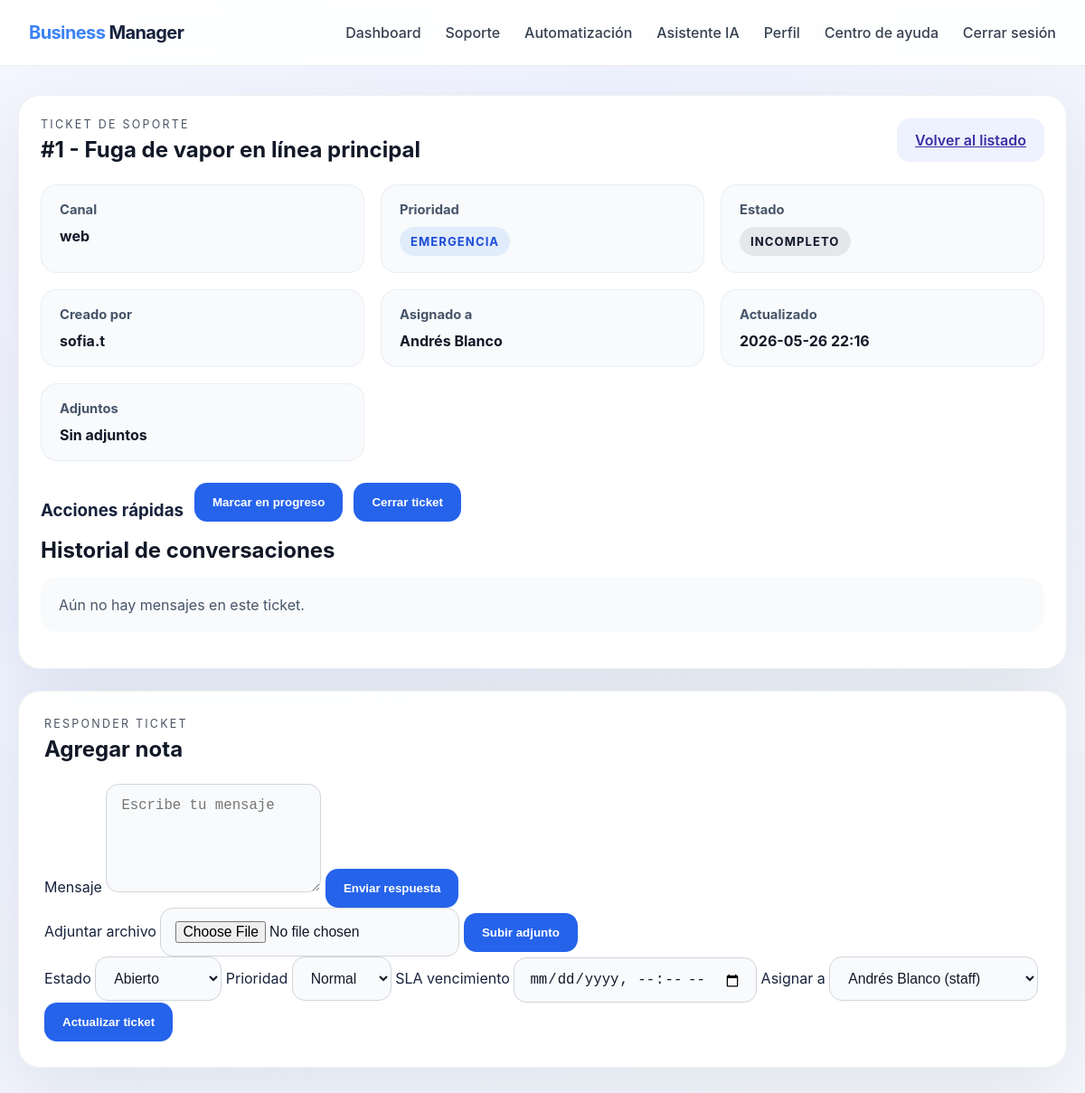
/support/ticket/1 (signed in), run on the app's committed database.
### models.py (models this page shows)
class SupportTicket(Base):
    __tablename__ = 'support_tickets'
    id = Column(Integer, primary_key=True, index=True)
    user_id = Column(Integer, ForeignKey('users.id'), nullable=False)
    plant_id = Column(Integer, ForeignKey('plants.id'), nullable=False, default=1)
    subject = Column(String, nullable=False)
    description = Column(Text, nullable=False)
    channel = Column(String, nullable=False, default='email')
    priority = Column(String, nullable=False, default='normal')
    status = Column(String, nullable=False, default='open')
    assigned_to = Column(Integer, ForeignKey('employees.id'), nullable=True)
    email_from = Column(String, nullable=True)
    email_message_id = Column(String, nullable=True)
    received_at = Column(DateTime, nullable=True)
    sla_due = Column(DateTime, nullable=True)
    last_updated = Column(DateTime, default=datetime.utcnow)
    created_at = Column(DateTime, default=datetime.utcnow)
    user = relationship('User', back_populates='support_tickets')
    plant = relationship('Plant', back_populates='support_tickets')
    assigned_employee = relationship('Employee')
    messages = relationship('SupportTicketMessage', back_populates='ticket', cascade='all, delete-orphan')
    attachments = relationship('TicketAttachment', back_populates='ticket', cascade='all, delete-orphan')

class User(Base):
    __tablename__ = 'users'
    id = Column(Integer, primary_key=True, index=True)
    username = Column(String, unique=True, nullable=False, index=True)
    password_hash = Column(String, nullable=False)
    role = Column(String, nullable=False, default='staff')
    created_at = Column(DateTime, default=datetime.utcnow)
    audits = relationship('AuditLog', back_populates='user')
    employee_profile = relationship('Employee', back_populates='account', uselist=False)
    notifications = relationship('Notification', back_populates='recipient')
    support_tickets = relationship('SupportTicket', back_populates='user')
    failed_login_attempts = Column(Integer, default=0)
    last_failed_login_at = Column(DateTime, nullable=True)
    locked_until = Column(DateTime, nullable=True)
    mfa_enabled = Column(Boolean, default=False)
    mfa_secret = Column(String, nullable=True)

class Employee(Base):
    __tablename__ = 'employees'
    id = Column(Integer, primary_key=True, index=True)
    name = Column(String, nullable=False)
    role = Column(String, nullable=False)
    user_id = Column(Integer, ForeignKey('users.id'), nullable=True)
    phone_number = Column(String, nullable=True)
    created_at = Column(DateTime, default=datetime.utcnow)
    tasks = relationship('Task', back_populates='employee')
    account = relationship('User', back_populates='employee_profile')

### main.py (the view)
@app.get("/support/ticket/{ticket_id}", response_class=HTMLResponse)
def read_support_ticket(request: Request, ticket_id: int, db: Session = Depends(get_db)):
    current_user = require_login(request, db)
    if isinstance(current_user, RedirectResponse):
        return current_user
    ticket = db.query(SupportTicket).filter(SupportTicket.id == ticket_id).first()
    if not ticket:
        raise HTTPException(status_code=status.HTTP_404_NOT_FOUND, detail="Ticket no encontrado.")
    allowed_employee_id = current_user.employee_profile.id if current_user.employee_profile else None
    if current_user.role not in ["admin", "manager"] and ticket.user_id != current_user.id and ticket.assigned_to != allowed_employee_id:
        raise HTTPException(status_code=status.HTTP_403_FORBIDDEN, detail="No tienes acceso a este ticket.")
    messages = db.query(SupportTicketMessage).filter(SupportTicketMessage.ticket_id == ticket.id).order_by(SupportTicketMessage.created_at.asc()).all()
    assignee = ticket.assigned_employee if ticket.assigned_to else None
    agents = db.query(Employee).filter(Employee.user_id.isnot(None)).all()
    return templates.TemplateResponse(
        request,
        "support_ticket.html",
        {
            "request": request,
            "current_user": current_user,
            "ticket": ticket,
            "messages": messages,
            "assignee": assignee,
            "agents": agents,
        },
    )

### templates/support_ticket.html (shortened to what this page needs)
<!DOCTYPE html>
<html lang="es">
<head>
    <link rel="stylesheet" href="{{ url_for('static', path='style.css') }}">
</head>
<body>
    <header class="topbar">
        <div class="brand"><span class="brand-highlight">Business</span> Manager</div>
        <nav>
            <a href="/">Dashboard</a>
            <a href="/support">Soporte</a>
            <a href="/support/automation-rules">Automatización</a>
            <a href="/assistant">Asistente IA</a>
            <a href="/profile">Perfil</a>
            <a href="/help">Centro de ayuda</a>
            <a href="/logout">Cerrar sesión</a>
        </nav>
    </header>
    <main class="page-grid page-wide">
        <section class="panel list-panel">
            <div class="panel-header">
                <div>
                    <p class="eyebrow">Ticket de soporte</p>
                    <h1>#{{ ticket.id }} - {{ ticket.subject }}</h1>
                </div>
                <a class="button button-secondary" href="/support">Volver al listado</a>
            </div>
            <div class="ticket-details enterprise-ticket-details">
                <div class="ticket-summary-card">
                    <div>
                        <strong>Canal</strong>
                        <p>{{ ticket.channel }}</p>
                    </div>
                    <div>
                        <strong>Prioridad</strong>
                        <p><span class="badge badge-priority badge-{{ ticket.priority }}">{{ ticket.priority | capitalize }}</span></p>
                    </div>
                    <div>
                        <strong>Estado</strong>
                        <p><span class="badge badge-status badge-{{ ticket.status }}">{{ ticket.status | replace('_', ' ') | capitalize }}</span></p>
                    </div>
                    <div>
                        <strong>Creado por</strong>
                        <p>{{ ticket.user.username }}</p>
                    </div>
                    <div>
                        <strong>Asignado a</strong>
                        <p>{{ assignee.name if assignee else 'Sin asignar' }}</p>
                    </div>
                    <div>
                        <strong>Actualizado</strong>
                        <p>{{ ticket.last_updated.strftime('%Y-%m-%d %H:%M') }}</p>
                    </div>
                    <div>
                        <strong>Adjuntos</strong>
                        <p>
                        {% if ticket.attachments %}
                            <ul class="attachments-list">
                            {% for att in ticket.attachments %}
                                <li><a href="/attachments/{{ att.id }}">{{ att.filename }}</a> <small>({{ att.created_at.strftime('%Y-%m-%d %H:%M') }})</small></li>
                            {% endfor %}
                            </ul>
                        {% else %}
                            Sin adjuntos
                        {% endif %}
                        </p>
                    </div>
                </div>
                {% set is_assignee = current_user.role == 'staff' and current_user.employee_profile and assignee and current_user.employee_profile.id == assignee.id %}
                {% if current_user.role in ['admin', 'manager'] or is_assignee %}
                <div class="quick-actions enterprise-actions">
                    <h3>Acciones rápidas</h3>
                    <form action="/support/ticket/{{ ticket.id }}/quick-update" method="post">
                        <button type="submit" class="button button-secondary">Marcar en progreso</button>
                    </form>
                    <form action="/support/ticket/{{ ticket.id }}/quick-update" method="post">
                        <button type="submit" class="button button-secondary">Cerrar ticket</button>
                    </form>
                </div>
                {% endif %}
            </div>
            <div class="message-thread">
                <h2>Historial de conversaciones</h2>
                {% if messages %}
                {% for message in messages %}
                <article class="card message-card {% if message.sender_type == 'customer' %}customer{% else %}agent{% endif %} {% if message.internal %}internal{% endif %}">
                    <div class="message-header">
                        <strong>{{ message.sender_name }}</strong>
                        <span class="sender-type">{{ 'Cliente' if message.sender_type == 'customer' else 'Agente' }}{% if message.internal %} • Interno{% endif %}</span>
                        <time>{{ message.created_at.strftime('%d/%m/%Y %H:%M') }}</time>
                    </div>
                    <p>{{ message.content }}</p>
                    {% if ticket.attachments %}
                        <div class="message-attachments">
                            <strong>Adjuntos del ticket:</strong>
                            <ul>
                            {% for att in ticket.attachments %}
                                <li><a href="/attachments/{{ att.id }}">{{ att.filename }}</a></li>
                            {% endfor %}
                            </ul>
                        </div>
                    {% endif %}
                </article>
                {% endfor %}
                {% else %}
                <p class="empty-message">Aún no hay mensajes en este ticket.</p>
                {% endif %}
            </div>
        </section>
        <section class="panel form-panel">
            <div class="panel-header">
                <div>
                    <p class="eyebrow">Responder ticket</p>
                    <h1>Agregar nota</h1>
                </div>
            </div>
            <form action="/support/ticket/{{ ticket.id }}/reply" method="post">
                <label>
                    Mensaje
                    <textarea name="message" placeholder="Escribe tu mensaje" required></textarea>
                </label>
                <button type="submit">Enviar respuesta</button>
            </form>
            <form action="/support/ticket/{{ ticket.id }}/attachments" method="post" enctype="multipart/form-data">
                <label>
                    Adjuntar archivo
                    <input type="file" name="file" required>
                </label>
                <button type="submit">Subir adjunto</button>
            </form>
            {% set is_assignee = current_user.role == 'staff' and current_user.employee_profile and assignee and current_user.employee_profile.id == assignee.id %}
            {% if current_user.role in ['admin', 'manager'] or is_assignee %}
            <form action="/support/ticket/{{ ticket.id }}/update" method="post">
                <label>
                    Estado
                    <select name="status" required>
                        <option value="open" {% if ticket.status == 'open' %}selected{% endif %}>Abierto</option>
                    </select>
                </label>
                {% if current_user.role in ['admin', 'manager'] %}
                <label>
                    Prioridad
                    <select name="priority" required>
                        <option value="normal" {% if ticket.priority == 'normal' %}selected{% endif %}>Normal</option>
                    </select>
                </label>
                <label>
                    SLA vencimiento
                    <input type="datetime-local" name="sla_due" value="{% if ticket.sla_due %}{{ ticket.sla_due.strftime('%Y-%m-%dT%H:%M') }}{% endif %}">
                </label>
                <label>
                    Asignar a
                    <select name="assigned_to">
                        {% for agent in agents %}
                        <option value="{{ agent.id }}" {% if assignee and assignee.id == agent.id %}selected{% endif %}>{{ agent.name }} ({{ agent.role }})</option>
                        {% endfor %}
                    </select>
                </label>
                {% else %}
                <input type="hidden" name="priority" value="{{ ticket.priority }}">
                <input type="hidden" name="assigned_to" value="{{ ticket.assigned_to or '' }}">
                {% endif %}
                <button type="submit" class="button button-secondary">Actualizar ticket</button>
            </form>
            {% endif %}
        </section>
    </main>
</body>
</html>

### static/style.css (style rules this page uses)
* { box-sizing: border-box; }
body { margin: 0; font-family: Inter, system-ui, -apple-system, BlinkMacSystemFont, 'Segoe UI', sans-serif; background: radial-gradient(circle at top left, #f5f7ff 0%, #eef2ff 40%, #f4f7fb 100%); color: #17233d; }
.topbar { display: flex; justify-content: space-between; align-items: center; padding: 24px 32px; background: rgba(255, 255, 255, 0.92); backdrop-filter: blur(10px); border-bottom: 1px solid rgba(20, 30, 60, 0.08); position: sticky; top: 0; z-index: 10; }
.brand { font-size: 1.25rem; font-weight: 700; letter-spacing: -0.03em; }
.brand-highlight { color: #3b82f6; }
nav a { margin-left: 1.4rem; text-decoration: none; color: #374151; font-weight: 500; }
.page-grid { width: min(1180px, calc(100% - 40px)); margin: 32px auto; display: grid; gap: 24px; }
.page-wide { grid-template-columns: 1fr; }
.panel { background: rgba(255, 255, 255, 0.96); border: 1px solid rgba(15, 23, 42, 0.06); border-radius: 24px; padding: 28px; box-shadow: 0 24px 80px rgba(15, 23, 42, 0.08); }
.panel-header, .card-header { display: flex; align-items: center; justify-content: space-between; gap: 16px; margin-bottom: 24px; }
.eyebrow { margin: 0 0 6px; text-transform: uppercase; letter-spacing: 0.18em; color: #4b5563; font-size: 0.78rem; }
h1, h2 { margin: 0; color: #111827; }
.card, .form-card, .preview-card, .list-panel { border-radius: 24px; padding: 24px; background: #ffffff; }
input, select, textarea { border: 1px solid #d1d5db; border-radius: 14px; padding: 14px 16px; background: #f8fafc; font-size: 0.98rem; color: #111827; }
textarea { min-height: 120px; resize: vertical; }
.button, button { display: inline-flex; align-items: center; justify-content: center; border-radius: 14px; border: none; padding: 14px 20px; font-weight: 600; cursor: pointer; transition: transform 0.2s ease, box-shadow 0.2s ease; }
.button-primary, button[type="submit"] { background: #2563eb; color: #ffffff; }
.button-secondary, .button { background: #eef2ff; color: #3730a3; }
.empty-state, .empty-message { padding: 20px; border-radius: 18px; background: #f8fafc; color: #475569; }
.badge { display: inline-flex; align-items: center; justify-content: center; padding: 8px 12px; border-radius: 999px; font-size: 0.82rem; text-transform: uppercase; letter-spacing: 0.08em; font-weight: 700; }
.badge-priority { background: rgba(59, 130, 246, 0.12); color: #1d4ed8; }
.badge-status { background: rgba(16, 185, 129, 0.12); color: #047857; }
.badge-status { background: rgba(15, 23, 42, 0.08); color: #0f172a; }
.enterprise-ticket-details { display: grid; gap: 24px; }
.ticket-summary-card { display: grid; grid-template-columns: repeat(3, minmax(0, 1fr)); gap: 18px; }
.ticket-summary-card div { padding: 18px 20px; border-radius: 18px; background: #f8fafc; border: 1px solid rgba(148, 163, 184, 0.14); }
.ticket-summary-card strong { display: block; margin-bottom: 10px; color: #475569; font-size: 0.92rem; }
.ticket-summary-card p { margin: 0; font-weight: 700; font-size: 1rem; color: #111827; }
.enterprise-actions { display: flex; gap: 12px; flex-wrap: wrap; }
.enterprise-actions form { margin: 0; }

### data on the page
SupportTicket: id "1", subject "Fuga de vapor en línea principal", channel "web", priority "EMERGENCIA", status "INCOMPLETO", last_updated "2026-05-26 22:16"
User: user.username "sofia.t"
Employee: name "Andrés Blanco"

### other printed values
form field assigned_to "Andrés Blanco (staff)"
